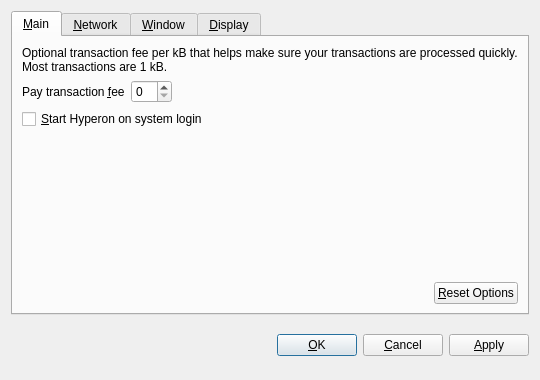
<?xml version="1.0" encoding="UTF-8"?>
<ui version="4.0">
 <class>OptionsDialog</class>
 <widget class="QDialog" name="OptionsDialog">
  <property name="geometry">
   <rect>
    <x>0</x>
    <y>0</y>
    <width>540</width>
    <height>380</height>
   </rect>
  </property>
  <property name="windowTitle">
   <string>Options</string>
  </property>
  <property name="modal">
   <bool>true</bool>
  </property>
  <layout class="QVBoxLayout" name="verticalLayout">
   <item>
    <widget class="QTabWidget" name="tabWidget">
     <property name="tabPosition">
      <enum>QTabWidget::North</enum>
     </property>
     <property name="currentIndex">
      <number>0</number>
     </property>
     <widget class="QWidget" name="tabMain">
      <attribute name="title">
       <string>&amp;Main</string>
      </attribute>
      <layout class="QVBoxLayout" name="verticalLayout_Main">
       <item>
        <widget class="QLabel" name="transactionFeeInfoLabel">
         <property name="text">
          <string>Optional transaction fee per kB that helps make sure your transactions are processed quickly. Most transactions are 1 kB.</string>
         </property>
         <property name="textFormat">
          <enum>Qt::PlainText</enum>
         </property>
         <property name="wordWrap">
          <bool>true</bool>
         </property>
        </widget>
       </item>
       <item>
        <layout class="QHBoxLayout" name="horizontalLayout_1_Main">
         <item>
          <widget class="QLabel" name="transactionFeeLabel">
           <property name="text">
            <string>Pay transaction &amp;fee</string>
           </property>
           <property name="textFormat">
            <enum>Qt::PlainText</enum>
           </property>
           <property name="buddy">
            <cstring>transactionFee</cstring>
           </property>
          </widget>
         </item>
         <item>
          <widget class="BitcoinAmountField" name="transactionFee"/>
         </item>
         <item>
          <spacer name="horizontalSpacer_1_Main">
           <property name="orientation">
            <enum>Qt::Horizontal</enum>
           </property>
           <property name="sizeHint" stdset="0">
            <size>
             <width>40</width>
             <height>20</height>
            </size>
           </property>
          </spacer>
         </item>
        </layout>
       </item>
       <item>
        <widget class="QCheckBox" name="bitcoinAtStartup">
         <property name="toolTip">
          <string>Automatically start Hyperon after logging in to the system.</string>
         </property>
         <property name="text">
          <string>&amp;Start Hyperon on system login</string>
         </property>
        </widget>
       </item>
       <item>
        <spacer name="verticalSpacer_Main">
         <property name="orientation">
          <enum>Qt::Vertical</enum>
         </property>
         <property name="sizeHint" stdset="0">
          <size>
           <width>20</width>
           <height>40</height>
          </size>
         </property>
        </spacer>
       </item>
       <item>
        <layout class="QHBoxLayout" name="horizontalLayout_2_Main">
         <item>
          <spacer name="horizontalSpacer_2_Main">
           <property name="orientation">
            <enum>Qt::Horizontal</enum>
           </property>
           <property name="sizeHint" stdset="0">
            <size>
             <width>40</width>
             <height>20</height>
            </size>
           </property>
          </spacer>
         </item>
         <item>
          <widget class="QPushButton" name="resetButton">
           <property name="toolTip">
            <string>Reset all client options to default.</string>
           </property>
           <property name="text">
            <string>&amp;Reset Options</string>
           </property>
           <property name="autoDefault">
            <bool>false</bool>
           </property>
          </widget>
         </item>
        </layout>
       </item>
      </layout>
     </widget>
     <widget class="QWidget" name="tabNetwork">
      <attribute name="title">
       <string>&amp;Network</string>
      </attribute>
      <layout class="QVBoxLayout" name="verticalLayout_Network">
       <item>
        <widget class="QCheckBox" name="mapPortUpnp">
         <property name="toolTip">
          <string>Automatically open the Hyperon client port on the router. This only works when your router supports UPnP and it is enabled.</string>
         </property>
         <property name="text">
          <string>Map port using &amp;UPnP</string>
         </property>
        </widget>
       </item>
       <item>
        <widget class="QCheckBox" name="connectSocks">
         <property name="toolTip">
          <string>Connect to the Hyperon network through a SOCKS proxy (e.g. when connecting through Tor).</string>
         </property>
         <property name="text">
          <string>&amp;Connect through SOCKS proxy:</string>
         </property>
        </widget>
       </item>
       <item>
        <layout class="QHBoxLayout" name="horizontalLayout_Network">
         <item>
          <widget class="QLabel" name="proxyIpLabel">
           <property name="text">
            <string>Proxy &amp;IP:</string>
           </property>
           <property name="textFormat">
            <enum>Qt::PlainText</enum>
           </property>
           <property name="buddy">
            <cstring>proxyIp</cstring>
           </property>
          </widget>
         </item>
         <item>
          <widget class="QValidatedLineEdit" name="proxyIp">
           <property name="maximumSize">
            <size>
             <width>140</width>
             <height>16777215</height>
            </size>
           </property>
           <property name="toolTip">
            <string>IP address of the proxy (e.g. 127.0.0.1)</string>
           </property>
          </widget>
         </item>
         <item>
          <widget class="QLabel" name="proxyPortLabel">
           <property name="text">
            <string>&amp;Port:</string>
           </property>
           <property name="textFormat">
            <enum>Qt::PlainText</enum>
           </property>
           <property name="buddy">
            <cstring>proxyPort</cstring>
           </property>
          </widget>
         </item>
         <item>
          <widget class="QLineEdit" name="proxyPort">
           <property name="maximumSize">
            <size>
             <width>55</width>
             <height>16777215</height>
            </size>
           </property>
           <property name="toolTip">
            <string>Port of the proxy (e.g. 9050)</string>
           </property>
          </widget>
         </item>
         <item>
          <widget class="QLabel" name="socksVersionLabel">
           <property name="text">
            <string>SOCKS &amp;Version:</string>
           </property>
           <property name="textFormat">
            <enum>Qt::PlainText</enum>
           </property>
           <property name="buddy">
            <cstring>socksVersion</cstring>
           </property>
          </widget>
         </item>
         <item>
          <widget class="QValueComboBox" name="socksVersion">
           <property name="toolTip">
            <string>SOCKS version of the proxy (e.g. 5)</string>
           </property>
          </widget>
         </item>
         <item>
          <spacer name="horizontalSpacer_Network">
           <property name="orientation">
            <enum>Qt::Horizontal</enum>
           </property>
           <property name="sizeHint" stdset="0">
            <size>
             <width>40</width>
             <height>20</height>
            </size>
           </property>
          </spacer>
         </item>
        </layout>
       </item>
       <item>
        <spacer name="verticalSpacer_Network">
         <property name="orientation">
          <enum>Qt::Vertical</enum>
         </property>
         <property name="sizeHint" stdset="0">
          <size>
           <width>20</width>
           <height>40</height>
          </size>
         </property>
        </spacer>
       </item>
      </layout>
     </widget>
     <widget class="QWidget" name="tabWindow">
      <attribute name="title">
       <string>&amp;Window</string>
      </attribute>
      <layout class="QVBoxLayout" name="verticalLayout_Window">
       <item>
        <widget class="QCheckBox" name="minimizeToTray">
         <property name="toolTip">
          <string>Show only a tray icon after minimizing the window.</string>
         </property>
         <property name="text">
          <string>&amp;Minimize to the tray instead of the taskbar</string>
         </property>
        </widget>
       </item>
       <item>
        <widget class="QCheckBox" name="minimizeOnClose">
         <property name="toolTip">
          <string>Minimize instead of exit the application when the window is closed. When this option is enabled, the application will be closed only after selecting Quit in the menu.</string>
         </property>
         <property name="text">
          <string>M&amp;inimize on close</string>
         </property>
        </widget>
       </item>
       <item>
        <spacer name="verticalSpacer_Window">
         <property name="orientation">
          <enum>Qt::Vertical</enum>
         </property>
         <property name="sizeHint" stdset="0">
          <size>
           <width>20</width>
           <height>40</height>
          </size>
         </property>
        </spacer>
       </item>
      </layout>
     </widget>
     <widget class="QWidget" name="tabDisplay">
      <attribute name="title">
       <string>&amp;Display</string>
      </attribute>
      <layout class="QVBoxLayout" name="verticalLayout_Display">
       <item>
        <layout class="QHBoxLayout" name="horizontalLayout_1_Display">
         <item>
          <widget class="QLabel" name="langLabel">
           <property name="text">
            <string>User Interface &amp;language:</string>
           </property>
           <property name="textFormat">
            <enum>Qt::PlainText</enum>
           </property>
           <property name="buddy">
            <cstring>lang</cstring>
           </property>
          </widget>
         </item>
         <item>
          <widget class="QValueComboBox" name="lang">
           <property name="toolTip">
            <string>The user interface language can be set here. This setting will take effect after restarting Hyperon.</string>
           </property>
          </widget>
         </item>
        </layout>
       </item>
       <item>
        <layout class="QHBoxLayout" name="horizontalLayout_2_Display">
         <item>
          <widget class="QLabel" name="unitLabel">
           <property name="text">
            <string>&amp;Unit to show amounts in:</string>
           </property>
           <property name="textFormat">
            <enum>Qt::PlainText</enum>
           </property>
           <property name="buddy">
            <cstring>unit</cstring>
           </property>
          </widget>
         </item>
         <item>
          <widget class="QValueComboBox" name="unit">
           <property name="toolTip">
            <string>Choose the default subdivision unit to show in the interface and when sending coins.</string>
           </property>
          </widget>
         </item>
        </layout>
       </item>
       <item>
        <widget class="QCheckBox" name="displayAddresses">
         <property name="toolTip">
          <string>Whether to show Hyperon addresses in the transaction list or not.</string>
         </property>
         <property name="text">
          <string>&amp;Display addresses in transaction list</string>
         </property>
        </widget>
       </item>
       <item>
        <spacer name="verticalSpacer_Display">
         <property name="orientation">
          <enum>Qt::Vertical</enum>
         </property>
         <property name="sizeHint" stdset="0">
          <size>
           <width>20</width>
           <height>40</height>
          </size>
         </property>
        </spacer>
       </item>
      </layout>
     </widget>
    </widget>
   </item>
   <item>
    <layout class="QHBoxLayout" name="horizontalLayout_Buttons">
     <item>
      <spacer name="horizontalSpacer_1">
       <property name="orientation">
        <enum>Qt::Horizontal</enum>
       </property>
       <property name="sizeHint" stdset="0">
        <size>
         <width>40</width>
         <height>48</height>
        </size>
       </property>
      </spacer>
     </item>
     <item>
      <widget class="QLabel" name="statusLabel">
       <property name="font">
        <font>
         <weight>75</weight>
         <bold>true</bold>
        </font>
       </property>
       <property name="text">
        <string/>
       </property>
       <property name="textFormat">
        <enum>Qt::PlainText</enum>
       </property>
       <property name="wordWrap">
        <bool>true</bool>
       </property>
      </widget>
     </item>
     <item>
      <spacer name="horizontalSpacer_2">
       <property name="orientation">
        <enum>Qt::Horizontal</enum>
       </property>
       <property name="sizeHint" stdset="0">
        <size>
         <width>40</width>
         <height>48</height>
        </size>
       </property>
      </spacer>
     </item>
     <item>
      <widget class="QPushButton" name="okButton">
       <property name="text">
        <string>&amp;OK</string>
       </property>
      </widget>
     </item>
     <item>
      <widget class="QPushButton" name="cancelButton">
       <property name="text">
        <string>&amp;Cancel</string>
       </property>
       <property name="autoDefault">
        <bool>false</bool>
       </property>
      </widget>
     </item>
     <item>
      <widget class="QPushButton" name="applyButton">
       <property name="text">
        <string>&amp;Apply</string>
       </property>
       <property name="autoDefault">
        <bool>false</bool>
       </property>
      </widget>
     </item>
    </layout>
   </item>
  </layout>
 </widget>
 <customwidgets>
  <customwidget>
   <class>BitcoinAmountField</class>
   <extends>QSpinBox</extends>
   <header>bitcoinamountfield.h</header>
  </customwidget>
  <customwidget>
   <class>QValueComboBox</class>
   <extends>QComboBox</extends>
   <header>qvaluecombobox.h</header>
  </customwidget>
  <customwidget>
   <class>QValidatedLineEdit</class>
   <extends>QLineEdit</extends>
   <header>qvalidatedlineedit.h</header>
  </customwidget>
 </customwidgets>
 <resources/>
 <connections/>
</ui>
